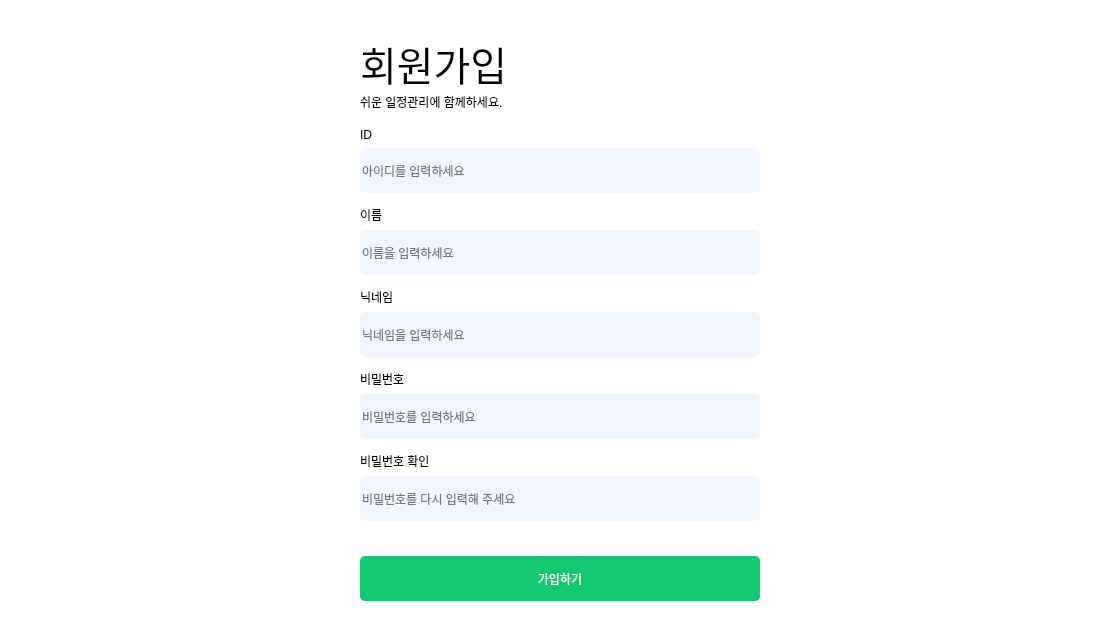
<?xml version="1.0" encoding="UTF-8"?>
<ui version="4.0">
 <class>NoticeBoard</class>
 <widget class="QMainWindow" name="NoticeBoard">
  <property name="geometry">
   <rect>
    <x>0</x>
    <y>0</y>
    <width>1120</width>
    <height>630</height>
   </rect>
  </property>
  <property name="minimumSize">
   <size>
    <width>1120</width>
    <height>630</height>
   </size>
  </property>
  <property name="windowTitle">
   <string>MainWindow</string>
  </property>
  <widget class="QWidget" name="centralwidget">
   <layout class="QVBoxLayout" name="verticalLayout">
    <property name="leftMargin">
     <number>0</number>
    </property>
    <property name="topMargin">
     <number>0</number>
    </property>
    <property name="rightMargin">
     <number>0</number>
    </property>
    <property name="bottomMargin">
     <number>0</number>
    </property>
    <item>
     <widget class="QStackedWidget" name="stackedWidget">
      <property name="currentIndex">
       <number>1</number>
      </property>
      <widget class="QWidget" name="login_page">
       <property name="styleSheet">
        <string notr="true">QLineEdit{
background-color: rgb(242, 245, 253);
border-radius:5px;
}
QPushButton#login_btn{
border-radius:5px;
background-color:#14C871;
color:white;
}
QPushButton#register_btn{
border-radius:5px;
background-color:white;
border: 0.5px solid gray;
}
QWidget#login_page{
background-color: white;}</string>
       </property>
       <layout class="QHBoxLayout" name="horizontalLayout_2">
        <property name="leftMargin">
         <number>0</number>
        </property>
        <property name="topMargin">
         <number>0</number>
        </property>
        <property name="rightMargin">
         <number>0</number>
        </property>
        <property name="bottomMargin">
         <number>0</number>
        </property>
        <item>
         <spacer name="h_spacer_log_left">
          <property name="orientation">
           <enum>Qt::Horizontal</enum>
          </property>
          <property name="sizeHint" stdset="0">
           <size>
            <width>329</width>
            <height>20</height>
           </size>
          </property>
         </spacer>
        </item>
        <item>
         <layout class="QVBoxLayout" name="v_lay_login">
          <item>
           <spacer name="v_spacer_log_top">
            <property name="orientation">
             <enum>Qt::Vertical</enum>
            </property>
            <property name="sizeType">
             <enum>QSizePolicy::Fixed</enum>
            </property>
            <property name="sizeHint" stdset="0">
             <size>
              <width>20</width>
              <height>100</height>
             </size>
            </property>
           </spacer>
          </item>
          <item>
           <widget class="QLabel" name="login_title_lab">
            <property name="maximumSize">
             <size>
              <width>16777215</width>
              <height>47</height>
             </size>
            </property>
            <property name="font">
             <font>
              <pointsize>30</pointsize>
             </font>
            </property>
            <property name="text">
             <string>로그인</string>
            </property>
            <property name="alignment">
             <set>Qt::AlignCenter</set>
            </property>
           </widget>
          </item>
          <item>
           <widget class="QLabel" name="login_id_lab">
            <property name="minimumSize">
             <size>
              <width>0</width>
              <height>40</height>
             </size>
            </property>
            <property name="text">
             <string>ID</string>
            </property>
            <property name="alignment">
             <set>Qt::AlignBottom|Qt::AlignLeading|Qt::AlignLeft</set>
            </property>
           </widget>
          </item>
          <item>
           <widget class="QLineEdit" name="login_id_edit">
            <property name="minimumSize">
             <size>
              <width>0</width>
              <height>70</height>
             </size>
            </property>
            <property name="maximumSize">
             <size>
              <width>16777215</width>
              <height>70</height>
             </size>
            </property>
            <property name="font">
             <font>
              <pointsize>11</pointsize>
             </font>
            </property>
            <property name="styleSheet">
             <string notr="true"/>
            </property>
            <property name="text">
             <string>admin</string>
            </property>
            <property name="placeholderText">
             <string>아이디를 입력하세요</string>
            </property>
           </widget>
          </item>
          <item>
           <widget class="QLabel" name="login_pw_lab">
            <property name="minimumSize">
             <size>
              <width>0</width>
              <height>40</height>
             </size>
            </property>
            <property name="text">
             <string>PASSWORD</string>
            </property>
            <property name="alignment">
             <set>Qt::AlignBottom|Qt::AlignLeading|Qt::AlignLeft</set>
            </property>
           </widget>
          </item>
          <item>
           <widget class="QLineEdit" name="login_pw_edit">
            <property name="minimumSize">
             <size>
              <width>0</width>
              <height>70</height>
             </size>
            </property>
            <property name="maximumSize">
             <size>
              <width>16777215</width>
              <height>70</height>
             </size>
            </property>
            <property name="font">
             <font>
              <pointsize>11</pointsize>
             </font>
            </property>
            <property name="styleSheet">
             <string notr="true"/>
            </property>
            <property name="text">
             <string>1234</string>
            </property>
            <property name="placeholderText">
             <string>비밀번호를 입력하세요</string>
            </property>
           </widget>
          </item>
          <item>
           <spacer name="v_spacer_log_mid">
            <property name="orientation">
             <enum>Qt::Vertical</enum>
            </property>
            <property name="sizeHint" stdset="0">
             <size>
              <width>20</width>
              <height>40</height>
             </size>
            </property>
           </spacer>
          </item>
          <item>
           <widget class="QWidget" name="widget" native="true">
            <property name="minimumSize">
             <size>
              <width>440</width>
              <height>52</height>
             </size>
            </property>
            <property name="maximumSize">
             <size>
              <width>16777215</width>
              <height>120</height>
             </size>
            </property>
            <layout class="QHBoxLayout" name="horizontalLayout">
             <property name="spacing">
              <number>0</number>
             </property>
             <property name="leftMargin">
              <number>0</number>
             </property>
             <property name="topMargin">
              <number>0</number>
             </property>
             <property name="rightMargin">
              <number>0</number>
             </property>
             <property name="bottomMargin">
              <number>0</number>
             </property>
             <item>
              <widget class="QPushButton" name="login_btn">
               <property name="minimumSize">
                <size>
                 <width>210</width>
                 <height>50</height>
                </size>
               </property>
               <property name="maximumSize">
                <size>
                 <width>210</width>
                 <height>16777215</height>
                </size>
               </property>
               <property name="text">
                <string>로그인</string>
               </property>
              </widget>
             </item>
             <item>
              <spacer name="horizontalSpacer_3">
               <property name="orientation">
                <enum>Qt::Horizontal</enum>
               </property>
               <property name="sizeType">
                <enum>QSizePolicy::Fixed</enum>
               </property>
               <property name="sizeHint" stdset="0">
                <size>
                 <width>20</width>
                 <height>20</height>
                </size>
               </property>
              </spacer>
             </item>
             <item>
              <widget class="QPushButton" name="register_btn">
               <property name="minimumSize">
                <size>
                 <width>210</width>
                 <height>50</height>
                </size>
               </property>
               <property name="maximumSize">
                <size>
                 <width>210</width>
                 <height>16777215</height>
                </size>
               </property>
               <property name="text">
                <string>회원가입하러가기</string>
               </property>
              </widget>
             </item>
            </layout>
           </widget>
          </item>
          <item>
           <spacer name="v_spacer_log_bottom">
            <property name="orientation">
             <enum>Qt::Vertical</enum>
            </property>
            <property name="sizeType">
             <enum>QSizePolicy::Fixed</enum>
            </property>
            <property name="sizeHint" stdset="0">
             <size>
              <width>20</width>
              <height>100</height>
             </size>
            </property>
           </spacer>
          </item>
         </layout>
        </item>
        <item>
         <spacer name="h_spacer_log_right">
          <property name="orientation">
           <enum>Qt::Horizontal</enum>
          </property>
          <property name="sizeHint" stdset="0">
           <size>
            <width>329</width>
            <height>20</height>
           </size>
          </property>
         </spacer>
        </item>
       </layout>
      </widget>
      <widget class="QWidget" name="register_page">
       <property name="styleSheet">
        <string notr="true">QLineEdit{
background-color: rgb(242, 245, 253);
border-radius:5px;
}
QPushButton{
border-radius:5px;
background-color:#14C871;
color:white;
}
QWidget#register_page{
background-color: white;}</string>
       </property>
       <layout class="QHBoxLayout" name="horizontalLayout_6">
        <property name="leftMargin">
         <number>0</number>
        </property>
        <property name="topMargin">
         <number>0</number>
        </property>
        <property name="rightMargin">
         <number>0</number>
        </property>
        <property name="bottomMargin">
         <number>0</number>
        </property>
        <item>
         <spacer name="reg_h_spacer_left">
          <property name="orientation">
           <enum>Qt::Horizontal</enum>
          </property>
          <property name="sizeHint" stdset="0">
           <size>
            <width>349</width>
            <height>20</height>
           </size>
          </property>
         </spacer>
        </item>
        <item>
         <layout class="QVBoxLayout" name="reg_v_lay">
          <item>
           <spacer name="v_spacer_reg_top">
            <property name="orientation">
             <enum>Qt::Vertical</enum>
            </property>
            <property name="sizeType">
             <enum>QSizePolicy::Fixed</enum>
            </property>
            <property name="sizeHint" stdset="0">
             <size>
              <width>20</width>
              <height>40</height>
             </size>
            </property>
           </spacer>
          </item>
          <item>
           <widget class="QLabel" name="reg_title_lab">
            <property name="minimumSize">
             <size>
              <width>400</width>
              <height>0</height>
             </size>
            </property>
            <property name="maximumSize">
             <size>
              <width>16777215</width>
              <height>47</height>
             </size>
            </property>
            <property name="font">
             <font>
              <pointsize>30</pointsize>
             </font>
            </property>
            <property name="text">
             <string>회원가입</string>
            </property>
           </widget>
          </item>
          <item>
           <widget class="QLabel" name="reg_sub_title">
            <property name="text">
             <string>쉬운 일정관리에 함께하세요.</string>
            </property>
           </widget>
          </item>
          <item>
           <widget class="QLabel" name="reg_id_lab">
            <property name="minimumSize">
             <size>
              <width>0</width>
              <height>25</height>
             </size>
            </property>
            <property name="text">
             <string>ID</string>
            </property>
            <property name="alignment">
             <set>Qt::AlignBottom|Qt::AlignLeading|Qt::AlignLeft</set>
            </property>
           </widget>
          </item>
          <item>
           <widget class="QLineEdit" name="reg_id_edit">
            <property name="minimumSize">
             <size>
              <width>400</width>
              <height>45</height>
             </size>
            </property>
            <property name="maximumSize">
             <size>
              <width>16777215</width>
              <height>45</height>
             </size>
            </property>
            <property name="styleSheet">
             <string notr="true"/>
            </property>
            <property name="placeholderText">
             <string>아이디를 입력하세요</string>
            </property>
           </widget>
          </item>
          <item>
           <widget class="QLabel" name="reg_name_lab">
            <property name="minimumSize">
             <size>
              <width>0</width>
              <height>25</height>
             </size>
            </property>
            <property name="text">
             <string>이름</string>
            </property>
            <property name="alignment">
             <set>Qt::AlignBottom|Qt::AlignLeading|Qt::AlignLeft</set>
            </property>
           </widget>
          </item>
          <item>
           <widget class="QLineEdit" name="reg_name_edit">
            <property name="minimumSize">
             <size>
              <width>400</width>
              <height>45</height>
             </size>
            </property>
            <property name="maximumSize">
             <size>
              <width>16777215</width>
              <height>45</height>
             </size>
            </property>
            <property name="styleSheet">
             <string notr="true"/>
            </property>
            <property name="text">
             <string/>
            </property>
            <property name="placeholderText">
             <string>이름을 입력하세요</string>
            </property>
           </widget>
          </item>
          <item>
           <widget class="QLabel" name="reg_nn_lab">
            <property name="minimumSize">
             <size>
              <width>0</width>
              <height>25</height>
             </size>
            </property>
            <property name="text">
             <string>닉네임</string>
            </property>
            <property name="alignment">
             <set>Qt::AlignBottom|Qt::AlignLeading|Qt::AlignLeft</set>
            </property>
           </widget>
          </item>
          <item>
           <widget class="QLineEdit" name="reg_nn_edit">
            <property name="minimumSize">
             <size>
              <width>400</width>
              <height>45</height>
             </size>
            </property>
            <property name="maximumSize">
             <size>
              <width>16777215</width>
              <height>45</height>
             </size>
            </property>
            <property name="styleSheet">
             <string notr="true"/>
            </property>
            <property name="placeholderText">
             <string>닉네임을 입력하세요</string>
            </property>
           </widget>
          </item>
          <item>
           <widget class="QLabel" name="reg_pw_lab">
            <property name="minimumSize">
             <size>
              <width>0</width>
              <height>25</height>
             </size>
            </property>
            <property name="text">
             <string>비밀번호</string>
            </property>
            <property name="alignment">
             <set>Qt::AlignBottom|Qt::AlignLeading|Qt::AlignLeft</set>
            </property>
           </widget>
          </item>
          <item>
           <widget class="QLineEdit" name="reg_pw_edit">
            <property name="minimumSize">
             <size>
              <width>400</width>
              <height>45</height>
             </size>
            </property>
            <property name="maximumSize">
             <size>
              <width>16777215</width>
              <height>45</height>
             </size>
            </property>
            <property name="styleSheet">
             <string notr="true"/>
            </property>
            <property name="placeholderText">
             <string>비밀번호를 입력하세요</string>
            </property>
           </widget>
          </item>
          <item>
           <widget class="QLabel" name="reg_pw_check_lab">
            <property name="minimumSize">
             <size>
              <width>0</width>
              <height>25</height>
             </size>
            </property>
            <property name="text">
             <string>비밀번호 확인</string>
            </property>
            <property name="alignment">
             <set>Qt::AlignBottom|Qt::AlignLeading|Qt::AlignLeft</set>
            </property>
           </widget>
          </item>
          <item>
           <widget class="QLineEdit" name="reg_pw_check_edit">
            <property name="minimumSize">
             <size>
              <width>400</width>
              <height>45</height>
             </size>
            </property>
            <property name="maximumSize">
             <size>
              <width>16777215</width>
              <height>45</height>
             </size>
            </property>
            <property name="styleSheet">
             <string notr="true"/>
            </property>
            <property name="placeholderText">
             <string>비밀번호를 다시 입력해 주세요</string>
            </property>
           </widget>
          </item>
          <item>
           <spacer name="v_spacer_reg_mid">
            <property name="orientation">
             <enum>Qt::Vertical</enum>
            </property>
            <property name="sizeHint" stdset="0">
             <size>
              <width>20</width>
              <height>40</height>
             </size>
            </property>
           </spacer>
          </item>
          <item>
           <widget class="QPushButton" name="reg_register_btn">
            <property name="minimumSize">
             <size>
              <width>400</width>
              <height>45</height>
             </size>
            </property>
            <property name="maximumSize">
             <size>
              <width>16777215</width>
              <height>16777215</height>
             </size>
            </property>
            <property name="text">
             <string>가입하기</string>
            </property>
           </widget>
          </item>
          <item>
           <spacer name="v_spacer_reg_bottom">
            <property name="orientation">
             <enum>Qt::Vertical</enum>
            </property>
            <property name="sizeHint" stdset="0">
             <size>
              <width>20</width>
              <height>40</height>
             </size>
            </property>
           </spacer>
          </item>
         </layout>
        </item>
        <item>
         <spacer name="reg_h_spacer_right">
          <property name="orientation">
           <enum>Qt::Horizontal</enum>
          </property>
          <property name="sizeHint" stdset="0">
           <size>
            <width>349</width>
            <height>20</height>
           </size>
          </property>
         </spacer>
        </item>
       </layout>
      </widget>
      <widget class="QWidget" name="main_page">
       <layout class="QHBoxLayout" name="horizontalLayout_5">
        <property name="spacing">
         <number>0</number>
        </property>
        <property name="leftMargin">
         <number>0</number>
        </property>
        <property name="topMargin">
         <number>0</number>
        </property>
        <property name="rightMargin">
         <number>0</number>
        </property>
        <property name="bottomMargin">
         <number>0</number>
        </property>
        <item>
         <widget class="QWidget" name="category_bar" native="true">
          <property name="minimumSize">
           <size>
            <width>270</width>
            <height>0</height>
           </size>
          </property>
          <property name="maximumSize">
           <size>
            <width>270</width>
            <height>16777215</height>
           </size>
          </property>
          <property name="styleSheet">
           <string notr="true">background-color: rgb(255, 255, 255);</string>
          </property>
          <layout class="QVBoxLayout" name="verticalLayout_6">
           <property name="leftMargin">
            <number>0</number>
           </property>
           <property name="topMargin">
            <number>0</number>
           </property>
           <property name="rightMargin">
            <number>0</number>
           </property>
           <property name="bottomMargin">
            <number>0</number>
           </property>
           <item>
            <widget class="QWidget" name="profile_widget" native="true">
             <layout class="QHBoxLayout" name="horizontalLayout_8">
              <item>
               <layout class="QHBoxLayout" name="profile_h_lay">
                <item>
                 <widget class="QLabel" name="profile_img">
                  <property name="minimumSize">
                   <size>
                    <width>90</width>
                    <height>90</height>
                   </size>
                  </property>
                  <property name="maximumSize">
                   <size>
                    <width>90</width>
                    <height>90</height>
                   </size>
                  </property>
                  <property name="text">
                   <string>사진</string>
                  </property>
                 </widget>
                </item>
                <item>
                 <layout class="QVBoxLayout" name="profile_v_lay">
                  <item>
                   <widget class="QLabel" name="user_name">
                    <property name="minimumSize">
                     <size>
                      <width>110</width>
                      <height>0</height>
                     </size>
                    </property>
                    <property name="maximumSize">
                     <size>
                      <width>16777215</width>
                      <height>25</height>
                     </size>
                    </property>
                    <property name="text">
                     <string>이름</string>
                    </property>
                   </widget>
                  </item>
                  <item>
                   <widget class="QLabel" name="user_team">
                    <property name="maximumSize">
                     <size>
                      <width>16777215</width>
                      <height>25</height>
                     </size>
                    </property>
                    <property name="text">
                     <string>팀이름</string>
                    </property>
                   </widget>
                  </item>
                  <item>
                   <widget class="QLabel" name="user_state">
                    <property name="text">
                     <string>상태메세지</string>
                    </property>
                   </widget>
                  </item>
                 </layout>
                </item>
               </layout>
              </item>
             </layout>
            </widget>
           </item>
           <item>
            <spacer name="ctg_v_spacer_top">
             <property name="orientation">
              <enum>Qt::Vertical</enum>
             </property>
             <property name="sizeType">
              <enum>QSizePolicy::Preferred</enum>
             </property>
             <property name="sizeHint" stdset="0">
              <size>
               <width>20</width>
               <height>40</height>
              </size>
             </property>
            </spacer>
           </item>
           <item>
            <layout class="QVBoxLayout" name="category_v_lay"/>
           </item>
           <item>
            <spacer name="ctg_v_spacer_bottom">
             <property name="orientation">
              <enum>Qt::Vertical</enum>
             </property>
             <property name="sizeHint" stdset="0">
              <size>
               <width>20</width>
               <height>40</height>
              </size>
             </property>
            </spacer>
           </item>
          </layout>
         </widget>
        </item>
        <item>
         <widget class="QStackedWidget" name="inner_stackedWidget">
          <widget class="QWidget" name="notice_page">
           <property name="styleSheet">
            <string notr="true">background-color: rgb(228, 234, 238);</string>
           </property>
           <layout class="QHBoxLayout" name="horizontalLayout_7">
            <property name="spacing">
             <number>6</number>
            </property>
            <property name="leftMargin">
             <number>0</number>
            </property>
            <property name="topMargin">
             <number>0</number>
            </property>
            <property name="rightMargin">
             <number>0</number>
            </property>
            <property name="bottomMargin">
             <number>0</number>
            </property>
            <item>
             <widget class="QWidget" name="notice_widget" native="true">
              <layout class="QVBoxLayout" name="verticalLayout_5">
               <property name="spacing">
                <number>7</number>
               </property>
               <item>
                <layout class="QVBoxLayout" name="notice_v_lay"/>
               </item>
               <item>
                <spacer name="notice_v_spacer">
                 <property name="orientation">
                  <enum>Qt::Vertical</enum>
                 </property>
                 <property name="sizeHint" stdset="0">
                  <size>
                   <width>20</width>
                   <height>596</height>
                  </size>
                 </property>
                </spacer>
               </item>
              </layout>
             </widget>
            </item>
           </layout>
          </widget>
          <widget class="QWidget" name="chat_page">
           <property name="styleSheet">
            <string notr="true">background-color: rgb(228, 234, 238);</string>
           </property>
           <layout class="QVBoxLayout" name="verticalLayout_2">
            <property name="leftMargin">
             <number>0</number>
            </property>
            <property name="topMargin">
             <number>0</number>
            </property>
            <property name="rightMargin">
             <number>0</number>
            </property>
            <property name="bottomMargin">
             <number>0</number>
            </property>
            <item>
             <widget class="QWidget" name="chat_widget" native="true">
              <layout class="QVBoxLayout" name="verticalLayout_8">
               <property name="leftMargin">
                <number>0</number>
               </property>
               <property name="topMargin">
                <number>0</number>
               </property>
               <property name="rightMargin">
                <number>0</number>
               </property>
               <property name="bottomMargin">
                <number>0</number>
               </property>
               <item>
                <widget class="QScrollArea" name="chat_scrollarea">
                 <property name="frameShape">
                  <enum>QFrame::NoFrame</enum>
                 </property>
                 <property name="widgetResizable">
                  <bool>true</bool>
                 </property>
                 <widget class="QWidget" name="chat_scrollarea_contents">
                  <property name="geometry">
                   <rect>
                    <x>0</x>
                    <y>0</y>
                    <width>829</width>
                    <height>16</height>
                   </rect>
                  </property>
                  <layout class="QVBoxLayout" name="verticalLayout_7">
                   <property name="leftMargin">
                    <number>0</number>
                   </property>
                   <property name="topMargin">
                    <number>0</number>
                   </property>
                   <property name="rightMargin">
                    <number>0</number>
                   </property>
                   <property name="bottomMargin">
                    <number>0</number>
                   </property>
                   <item>
                    <layout class="QVBoxLayout" name="chat_v_lay"/>
                   </item>
                   <item>
                    <spacer name="chat_v_spacer">
                     <property name="orientation">
                      <enum>Qt::Vertical</enum>
                     </property>
                     <property name="sizeHint" stdset="0">
                      <size>
                       <width>829</width>
                       <height>533</height>
                      </size>
                     </property>
                    </spacer>
                   </item>
                  </layout>
                 </widget>
                </widget>
               </item>
              </layout>
             </widget>
            </item>
            <item>
             <widget class="QWidget" name="chat_line_widget" native="true">
              <property name="minimumSize">
               <size>
                <width>0</width>
                <height>80</height>
               </size>
              </property>
              <property name="maximumSize">
               <size>
                <width>16777215</width>
                <height>80</height>
               </size>
              </property>
              <property name="styleSheet">
               <string notr="true">background-color: rgb(255, 255, 255);
border-top-left-radius: 20px;
border-top-right-radius: 20px;</string>
              </property>
              <layout class="QHBoxLayout" name="horizontalLayout_10">
               <property name="rightMargin">
                <number>20</number>
               </property>
               <item>
                <widget class="QLineEdit" name="chat_edit">
                 <property name="minimumSize">
                  <size>
                   <width>0</width>
                   <height>35</height>
                  </size>
                 </property>
                 <property name="font">
                  <font>
                   <pointsize>14</pointsize>
                  </font>
                 </property>
                 <property name="placeholderText">
                  <string>메세지를 작성하세요.</string>
                 </property>
                </widget>
               </item>
               <item>
                <widget class="QPushButton" name="send_btn">
                 <property name="minimumSize">
                  <size>
                   <width>0</width>
                   <height>35</height>
                  </size>
                 </property>
                 <property name="font">
                  <font>
                   <pointsize>12</pointsize>
                  </font>
                 </property>
                 <property name="text">
                  <string>전송</string>
                 </property>
                </widget>
               </item>
              </layout>
             </widget>
            </item>
           </layout>
          </widget>
          <widget class="QWidget" name="team_page">
           <property name="styleSheet">
            <string notr="true">background-color: rgb(228, 234, 238);</string>
           </property>
           <layout class="QVBoxLayout" name="verticalLayout_3">
            <property name="leftMargin">
             <number>0</number>
            </property>
            <property name="topMargin">
             <number>0</number>
            </property>
            <property name="rightMargin">
             <number>0</number>
            </property>
            <property name="bottomMargin">
             <number>0</number>
            </property>
            <item>
             <widget class="QWidget" name="team_title_widget" native="true">
              <property name="minimumSize">
               <size>
                <width>0</width>
                <height>50</height>
               </size>
              </property>
              <property name="maximumSize">
               <size>
                <width>16777215</width>
                <height>50</height>
               </size>
              </property>
              <property name="styleSheet">
               <string notr="true">background-color: rgb(15, 155, 88);</string>
              </property>
             </widget>
            </item>
            <item>
             <widget class="QScrollArea" name="scrollArea">
              <property name="frameShape">
               <enum>QFrame::NoFrame</enum>
              </property>
              <property name="widgetResizable">
               <bool>true</bool>
              </property>
              <widget class="QWidget" name="scrollAreaWidgetContents">
               <property name="geometry">
                <rect>
                 <x>0</x>
                 <y>0</y>
                 <width>753</width>
                 <height>367</height>
                </rect>
               </property>
               <layout class="QVBoxLayout" name="verticalLayout_9">
                <property name="leftMargin">
                 <number>0</number>
                </property>
                <property name="topMargin">
                 <number>0</number>
                </property>
                <property name="rightMargin">
                 <number>0</number>
                </property>
                <property name="bottomMargin">
                 <number>0</number>
                </property>
                <item>
                 <layout class="QHBoxLayout" name="team_h_lay">
                  <item>
                   <spacer name="team_h_spacer_left">
                    <property name="orientation">
                     <enum>Qt::Horizontal</enum>
                    </property>
                    <property name="sizeType">
                     <enum>QSizePolicy::Preferred</enum>
                    </property>
                    <property name="sizeHint" stdset="0">
                     <size>
                      <width>55</width>
                      <height>20</height>
                     </size>
                    </property>
                   </spacer>
                  </item>
                  <item>
                   <layout class="QVBoxLayout" name="team_v_lay">
                    <item>
                     <widget class="QWidget" name="team_process_widget" native="true">
                      <property name="maximumSize">
                       <size>
                        <width>737</width>
                        <height>16777215</height>
                       </size>
                      </property>
                      <layout class="QVBoxLayout" name="verticalLayout_10">
                       <property name="leftMargin">
                        <number>0</number>
                       </property>
                       <property name="topMargin">
                        <number>0</number>
                       </property>
                       <property name="rightMargin">
                        <number>0</number>
                       </property>
                       <property name="bottomMargin">
                        <number>0</number>
                       </property>
                       <item>
                        <widget class="QLabel" name="team_process_lab">
                         <property name="minimumSize">
                          <size>
                           <width>0</width>
                           <height>25</height>
                          </size>
                         </property>
                         <property name="maximumSize">
                          <size>
                           <width>16777215</width>
                           <height>25</height>
                          </size>
                         </property>
                         <property name="text">
                          <string>팀업무진행도</string>
                         </property>
                        </widget>
                       </item>
                       <item>
                        <widget class="QWidget" name="team_process_widget_2" native="true">
                         <property name="minimumSize">
                          <size>
                           <width>737</width>
                           <height>287</height>
                          </size>
                         </property>
                         <property name="styleSheet">
                          <string notr="true">background-color: rgb(255, 255, 255);
border-radius:10px;</string>
                         </property>
                        </widget>
                       </item>
                      </layout>
                     </widget>
                    </item>
                    <item>
                     <widget class="QLabel" name="team_todo_label">
                      <property name="minimumSize">
                       <size>
                        <width>0</width>
                        <height>25</height>
                       </size>
                      </property>
                      <property name="maximumSize">
                       <size>
                        <width>16777215</width>
                        <height>25</height>
                       </size>
                      </property>
                      <property name="text">
                       <string>팀원별 투두리스트</string>
                      </property>
                     </widget>
                    </item>
                    <item>
                     <layout class="QVBoxLayout" name="team_mem_v_lay"/>
                    </item>
                    <item>
                     <spacer name="team_v_spacer">
                      <property name="orientation">
                       <enum>Qt::Vertical</enum>
                      </property>
                      <property name="sizeHint" stdset="0">
                       <size>
                        <width>20</width>
                        <height>40</height>
                       </size>
                      </property>
                     </spacer>
                    </item>
                   </layout>
                  </item>
                  <item>
                   <spacer name="team_h_spacer_right">
                    <property name="orientation">
                     <enum>Qt::Horizontal</enum>
                    </property>
                    <property name="sizeType">
                     <enum>QSizePolicy::Preferred</enum>
                    </property>
                    <property name="sizeHint" stdset="0">
                     <size>
                      <width>55</width>
                      <height>20</height>
                     </size>
                    </property>
                   </spacer>
                  </item>
                 </layout>
                </item>
               </layout>
              </widget>
             </widget>
            </item>
           </layout>
          </widget>
         </widget>
        </item>
       </layout>
      </widget>
     </widget>
    </item>
   </layout>
  </widget>
 </widget>
 <resources>
  <include location="../src_img/my_qrc.qrc"/>
 </resources>
 <connections/>
</ui>
